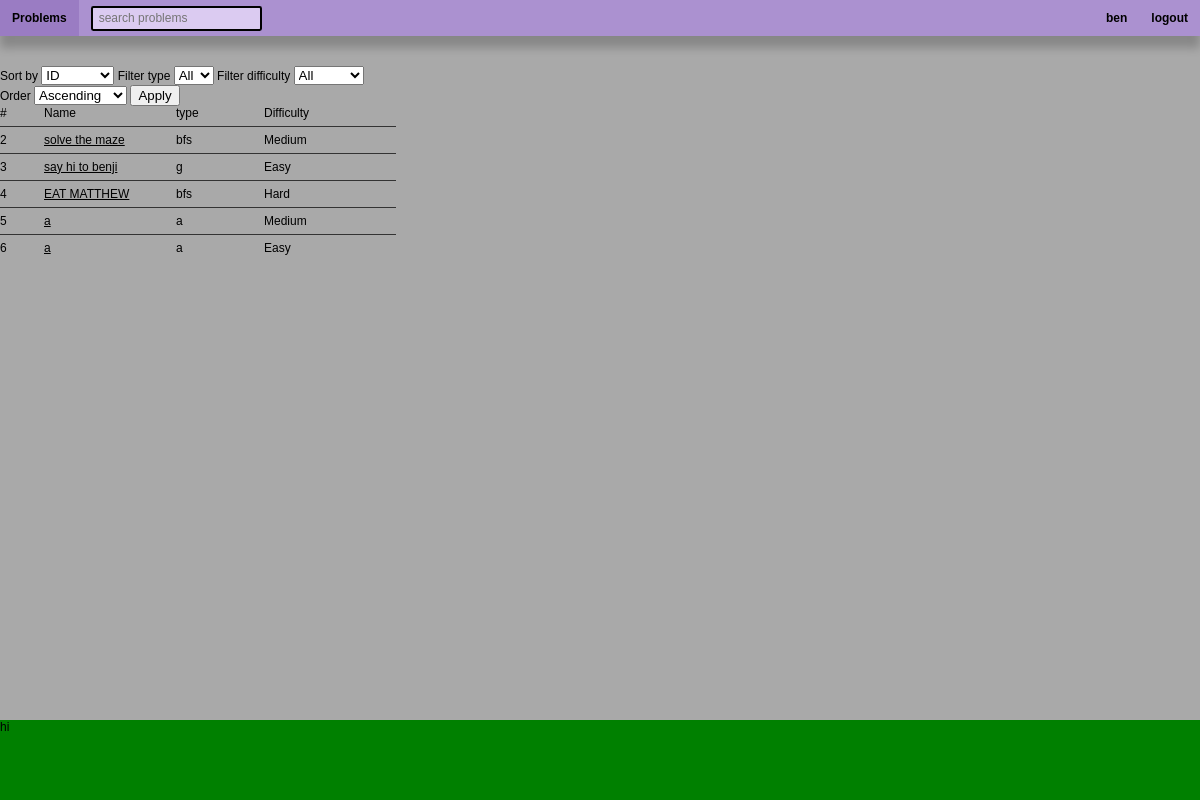
/problem_list (signed in), run on the app's committed database.
### app.py (models this page shows, shortened)
class Base(DeclarativeBase):
    pass

class User(Base, UserMixin):
    __tablename__ = "User"
    user_id: Mapped[int] = mapped_column(primary_key=True)
    name: Mapped[str] = mapped_column(String)
    role: Mapped[str] = mapped_column(String)
    hash: Mapped[str] = mapped_column(String)
    user_problems: Mapped[list["User_Problem"]] = \
        relationship("User_Problem", back_populates="user")

class Problem(Base):
    __tablename__ = "Problem"
    problem_id: Mapped[int] = mapped_column(primary_key=True)
    description: Mapped[str] = mapped_column(String)
    function_name: Mapped[str] = mapped_column(String)
    function_args: Mapped[str] = mapped_column(String)
    type: Mapped[str] = mapped_column(String)
    problem_name: Mapped[str] = mapped_column(String)
    difficulty: Mapped[str] = mapped_column(String)
    user_problems: Mapped[list["User_Problem"]] = \
        relationship("User_Problem", back_populates="problem")
    tests: Mapped[List["Test"]] = \
        relationship("Test", back_populates="problem")
    problem_tags: Mapped[List["Problem_Tag"]] = \
        relationship("Problem_Tag", back_populates="problem")

### app.py (the view)
@app.route('/problem_list', methods=["GET", "POST"])
@login_required
def problem_list():
    with Session(engine) as session:
        q = select(Problem.type).distinct().order_by(Problem.type)
        problem_types = session.scalars(q).all()
        q = select(Problem.difficulty).distinct().order_by(Problem.difficulty)
        difficulties = session.scalars(q).all()
        form = ProblemListForm(request.args)
        form.filter_type.choices += [(t, t) for t in problem_types]
        form.filter_difficulty.choices += [(d, d) for d in difficulties]
        sort_by = form.sort_by.data or 'problem_id'
        order = form.order.data or 'asc'
        filter_type = form.filter_type.data or 'all'
        filter_difficulty = form.filter_difficulty.data or 'all'
        sort_columns = {'problem_id': Problem.problem_id,
                        'name': Problem.problem_name,
                        'type': Problem.type, 'difficulty': Problem.difficulty}
        sort_column = sort_columns[sort_by]
        q = select(Problem)
        if filter_type != 'all':
            q = q.where(Problem.type == filter_type)
        if filter_difficulty != 'all':
            q = q.where(Problem.difficulty == filter_difficulty)
        if order == 'desc':
            q = q.order_by(sort_column.collate("NOCASE").desc())
        else:
            q = q.order_by(sort_column.collate("NOCASE").asc())
        print(q)
        temp_problems = session.scalars(q).all()
        print(temp_problems)
        problems = [{'problem_id': i.problem_id,
                     'name': i.problem_name,
                     'difficulty': i.difficulty,
                     'type': i.type} for i in temp_problems]
    return render_template("problem_list.html", problems=problems, form=form)

### app.py
class ProblemListForm(Form):
    sort_by = SelectField('Sort by', choices=[('problem_id', 'ID'),
                                              ('name', 'Name'),
                                              ('type', 'Type'),
                                              ('difficulty', 'Difficulty')])
    order = SelectField('Order', choices=[('asc', 'Ascending'),
                                          ('desc', 'Descending')])
    filter_type = SelectField('Filter type', choices=[('all', 'All')])
    filter_difficulty = SelectField('Filter difficulty',
                                    choices=[('all', 'All')])
    submit = SubmitField('Apply')

### app.py (called while the page is built)
@login_manager.user_loader
def load_user(user_id):
    query = select(User).where(User.user_id == user_id)
    with Session(engine) as session:
        obj = session.scalar(query)
    return obj

### templates/problem_list.html (shortened to what this page needs)
{% extends "layout.html" %} {% block content %}
<div class="problem-list">
    <form class="problem-list-sort-form" method="GET" action="{{ url_for('problem_list') }}">
        <label for="sort_by">{{ form.sort_by.label.text }}</label>
        {{ form.sort_by(class_='form-control') }}
        <label for="filter_type">{{ form.filter_type.label.text }}</label>
        {{ form.filter_type(class_='form-control') }}
        <label for="filter_difficulty">{{ form.filter_difficulty.label.text }}</label>
        {{ form.filter_difficulty(class_='form-control') }}
        <label for="order">{{ form.order.label.text }}</label>
        {{ form.order(class_='form-control') }}
        {{ form.submit(class_='button') }}
    </form>
    <div class="problem-list-column-names">
        <div>#</div>
        <div>Name</div>
        <div>type</div>
        <div>Difficulty</div>
    </div>
    {% for problem in problems %}
    <div class="problem-list-columns">
        <div class="problem-list-column-container">{{ problem["problem_id"] }}</div>
        <div class="problem-list-column-container">
            <a class="problem-link" href="/problem/{{ problem['problem_id'] }}">{{ problem["name"] }}</a>
        </div>
        <div class="problem-list-column-container">{{ problem["type"] }}</div>
        <div class="problem-list-column-container">{{ problem["difficulty"] }}</div>
    </div>
    {% endfor %}
</div>
{% endblock %}

### templates/layout.html (shortened to what this page needs)
<!DOCTYPE html>
<html lang="en">
  <head>
    <link rel="stylesheet" href="/static/css/style.css" />
  </head>
  <body>
    <nav>{% include "navbar.html" %}</nav>
    <main>{% block content %}{% endblock %}</main>
    <footer>{% include "footer.html" %}</footer>
  </body>
</html>

### templates/navbar.html (shortened to what this page needs)
<div class="navbar">
    <div class="left-navbar navbar-section">
        <a class="navbar-item" href="/">
            Problems
        </a>
        <form
        class="nav-bar-search-form"
        action="/process_problem_search"
        method="POST"
        >
        <input
            class="nav-bar-search"
            name="searchs"
            id="searchs"
            placeholder="search problems"
        />
        </form>
    </div>
    <div class="right-navbar navbar-section">
        {% if current_user.is_authenticated %}
        <div class="static-navbar-item">
            {{current_user.name}}
        </div>
        <form action="/logout">
            <button class="navbar-item" type="submit">logout</button>
        </form>
        {% endif %}
    </div>
</div>

### templates/footer.html
<div class="footer">
    <div>hi</div>
</div>

### static/css/style.css (style rules this page uses)
body { min-height: 100vh; display: flex; flex-direction: column; font-family: 'Alfa Slab One', serif; width: 100vw; padding: 0; margin: 0; font-family: sans-serif; background-color: #e7e7e7; font-size: 1vw; text-decoration-color: black; }
a { margin: 0; padding: 0; text-decoration: none; color: black; }
button { font-size: 1em; }
main { flex: 1; flex-direction: column; display: flex; }
body { min-height: 100vh; display: flex; flex-direction: column; font-family: 'Alfa Slab One', serif; width: 100vw; padding: 0; margin: 0; font-family: sans-serif; background-color: darkgray; font-size: 1vw; text-decoration-color: black; }
button { display: block; }
.navbar { height: 10vh; background-color: aqua; }
.footer { height: 10vh; background-color: green; }
.problem-list { width: 33%; justify-self: center; }
.problem-list-column-names { text-align: left; display: grid; grid-template-columns: minmax(0, 0.5fr) minmax(0, 1.5fr) minmax(0, 1fr) minmax(0, 0.75fr) minmax(0, 0.75fr); }
.problem-list-column-container { display: inline-block; overflow-x: hidden; max-width: 100%; }
.problem-list-columns { text-align: left; display: grid; grid-template-columns: minmax(0, 0.5fr) minmax(0, 1.5fr) minmax(0, 1fr) minmax(0, 0.75fr) minmax(0, 0.75fr); }
.problem-link { display: inline-block; text-decoration: underline; }
.navbar { box-shadow: 0em 1em 0.75em rgba(0, 0, 0, 0.2); width: 100vw; display: flex; justify-content: space-between; align-items: center; background-color: #ab91d0; margin-bottom: 2.5vw; height: 3em; }
.navbar-section { height: 100%; display: grid; grid-template-columns: repeat(5, max-content); }
.navbar-item { font-weight: bold; font-size: 1em; background-color: #ab91d0; border: none; display: flex; align-items: center; padding: 0 1vw 0 1vw; height: 100%; }
.static-navbar-item { font-weight: bold; font-size: 1em; background-color: #ab91d0; border: none; display: flex; align-items: center; padding: 0 1vw 0 1vw; height: 100%; }
.nav-bar-search-form { padding: 0 1vw 0 1vw; display: flex; align-items: center; }
.nav-bar-search { font-size: 1em; max-width: 100%; height: 25%; padding: 0.5em; background-color: #dbcbf1; border: solid 0.2em black; border-radius: 0.2em; }

### data on the page
User: name "ben"
Problem: problem_id "2", name "solve the maze", type "bfs", difficulty "Medium"
Problem: problem_id "3", name "say hi to benji", type "g", difficulty "Easy"
Problem: problem_id "4", name "EAT MATTHEW", type "bfs", difficulty "Hard"
Problem: problem_id "5", name "a", type "a", difficulty "Medium"
Problem: problem_id "6", name "a", type "a", difficulty "Easy"
